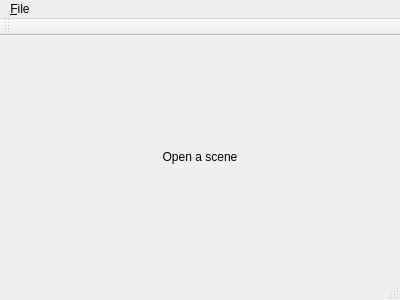
<?xml version="1.0" encoding="UTF-8"?>
<ui version="4.0">
 <class>MainWindow</class>
 <widget class="QMainWindow" name="MainWindow">
  <property name="geometry">
   <rect>
    <x>0</x>
    <y>0</y>
    <width>400</width>
    <height>300</height>
   </rect>
  </property>
  <property name="windowTitle">
   <string>MainWindow</string>
  </property>
  <widget class="QWidget" name="centralWidget">
   <layout class="QVBoxLayout" name="verticalLayout">
    <item>
     <widget class="QLabel" name="label">
      <property name="text">
       <string>Open a scene</string>
      </property>
      <property name="alignment">
       <set>Qt::AlignCenter</set>
      </property>
     </widget>
    </item>
   </layout>
  </widget>
  <widget class="QMenuBar" name="menuBar">
   <property name="geometry">
    <rect>
     <x>0</x>
     <y>0</y>
     <width>400</width>
     <height>25</height>
    </rect>
   </property>
   <widget class="QMenu" name="menu_File">
    <property name="title">
     <string>&amp;File</string>
    </property>
    <addaction name="actionOpenScene"/>
    <addaction name="actionSaveRaytracerImage"/>
    <addaction name="separator"/>
    <addaction name="actionQuit"/>
   </widget>
   <addaction name="menu_File"/>
  </widget>
  <widget class="QToolBar" name="mainToolBar">
   <attribute name="toolBarArea">
    <enum>TopToolBarArea</enum>
   </attribute>
   <attribute name="toolBarBreak">
    <bool>false</bool>
   </attribute>
  </widget>
  <widget class="QStatusBar" name="statusBar"/>
  <action name="actionOpenScene">
   <property name="text">
    <string>&amp;Open scene...</string>
   </property>
   <property name="shortcut">
    <string>Ctrl+O</string>
   </property>
  </action>
  <action name="actionQuit">
   <property name="text">
    <string>&amp;Quit</string>
   </property>
   <property name="shortcut">
    <string>Ctrl+Q</string>
   </property>
  </action>
  <action name="actionSaveRaytracerImage">
   <property name="text">
    <string>&amp;Save raytracer image...</string>
   </property>
   <property name="shortcut">
    <string>Ctrl+S</string>
   </property>
  </action>
 </widget>
 <layoutdefault spacing="6" margin="11"/>
 <resources/>
 <connections/>
</ui>
